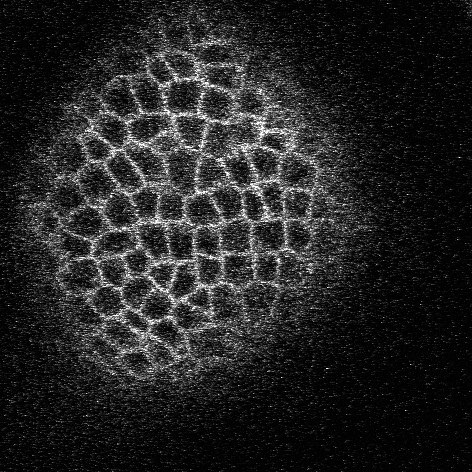
%> input picture modules/PlantcellTracking/public/1.tif, 472 x 472 px
$ octave --eval "result = watershed_seg(imread('public/1.tif'));"   (GNU Octave 9; MATLAB toolbox functions it lacks are replaced by stand-ins)
%> lines starting %> are read from the running program, lines starting %| are printed output that depends on the picture; in (x1, y1, x2, y2) boxes, pixels count from 0 and x2, y2 are one past the last pixel; in counts of white or black regions, pixels touching at a corner belong together; the program's own positions count from 1
### modules/PlantcellTracking/analyticsGathering.m
function[threshMetrics]= analyticsGathering(input)
% HIT F5 to run this file

%% Read and Normalize the image
% [9 lines of commented-out code are left out]
temp=input;
temp=temp(:,:,1);
im = normalize(temp);
% STEP 2:
% Change the range in which you want to find the threshold. 0.2 to 0.8 is
% decided by research and analysis.
threshRange = [0.02 0.08];
sizeIm = size(im);
Masks = zeros(sizeIm(1),sizeIm(2),1);
threshMetrics=zeros(1,13,4);
% [4 lines of commented-out code are left out]
temp=temp(:,:,1);
    tempIm = normalize(temp);
    gBlurIm = imfilter(tempIm,fspecial('gaussian',[10 10],15));
    count=1;
    for threshold = threshRange(1):0.005:threshRange(2)
        MASK1 = watershed(imhmin(gBlurIm,threshold));
        MASK1 = MASK1==0;
        MASK1 = bwareaopen(MASK1,100);
        MASK1 = double(MASK1);
        [B L] = bwboundaries(MASK1, 'holes');
        [centroid area cellPixelArray] = findCellInfo(B,L);
        centroid=centroid;
        threshMetrics(1,count,:)=[threshold length(area), mean(area), std(area)];
        count=count+1;
    end
% end

%save('threshStudyMetrics', 'threshMetrics');

### modules/PlantcellTracking/normalize.m
function[im] = normalize(im)

if ~strcmp(class(im),'double')
    im = double(im);
end
im = im - min(min(im));
im = im ./  max(max(im));
end

### modules/PlantcellTracking/threshStudy.m
function[thresholdVec]=threshStudy(threshStudyMetrics);
% HIT F5 to run this file
%% Loading the metric - this metric is used to find minimum variance threshold
%load threshStudyMetrics
threshMetrics=threshStudyMetrics;
%%
% set plotTrue = 0 - get only values and no graph
% set plotTrue = 1 - get values as well as graph
numImages = size(threshMetrics,1);
% [16 lines of commented-out code are left out]
l=1;
    b=threshMetrics(l,1:13,4);
    minVar(l)=min(b);
    fVec=find(minVar(l)==b);
    if(length(fVec)>1)
        deltaThresh=mean(fVec)-1;
        thresholdVec(l)=0.02+deltaThresh*0.005;
    else
        thresholdVec(l)=0.02+(fVec-1)*0.005;
    end
% end
%% Print the values
%thresholdVec

### modules/PlantcellTracking/ImProc.m
function[phi]=ImProc(t,input)


%% Read and Normalize the image
extension = '.tif';
imNum=1;
imageToRead = strcat(num2str(imNum),'.tif');
%im = double(imread(imageToRead));
im = double(input);
imageInd = [1 1];
% deltaThresh =
%thresholdVec =[0.0650    0.0725    0.0500    0.0650];
thresholdVec=t;
sizeIm = size(im);
Masks = zeros(sizeIm(1),sizeIm(2),1);
clear BGImages;
for k=imageInd(1):imageInd(2)
    %filename = strcat(num2str(k), extension);
    temp=input;
temp=temp(:,:,1);
    tempIm = normalize(temp);
    BGImages(:,:,k) = tempIm;
    gBlurIm = imfilter(tempIm,fspecial('gaussian',[10 10],15));
    III=imhmin(gBlurIm,thresholdVec);
    [B cellStructureTemp MASK1] = subSegmentation(III);
    numCells(k) = length(B);
    Masks(:,:,k) = MASK1;
    cellStructure(k) = cellStructureTemp;
%     ShowOverlayMask(tempIm,MASK1, k);
    phi(:,:,k) = getPhi(tempIm,MASK1);
%     k
end
% save 'BGImages.mat' BGImages;
% save 'numCells.mat' numCells;
% save 'Masks.mat' Masks;
% save 'cellStructure.mat' cellStructure;
% save 'phi.mat' phi;

### modules/PlantcellTracking/subSegmentation.m
function[B cellStructureTemp MASK1] = subSegmentation(im,k)
    MASK1 = watershed(im);
    MASK1 = MASK1==0;
    MASK1=bwareaopen(MASK1,100);
    MASK1 = double(MASK1);
%     figure, imshow(MASK1);
    [B L] = bwboundaries(MASK1, 'holes');

%     numCells(k) = length(B);
%     Masks(:,:,k) = MASK1;
    [centroid area cellPixelArray] = findCellInfo(B,L);
    cellStructureTemp = struct('centroid', {centroid}, 'area', {area}, 'cellBoundaries',{cellPixelArray}, 'label', {L});
end

### modules/PlantcellTracking/getPhi.m
function[phi] = getPhi(BG,MASK)

    [B,I] = bwboundaries(MASK,'holes');
    phi = zeros(size(BG));
    for k = 2:length(B)
        boundary = B{k};
        phi=getImageFromCell(phi,fliplr(boundary));
    end
end

### modules/PlantcellTracking/findCellInfo.m
function [centroidCell areaCell cellPixelArray] = findCellInfo(B,L)
    for k=2:length(B)
        [r c] = find(L==k);
        centroidCell(k-1,:) = [mean(c) mean(r)];
%         plot(centroid(k-1,1), centroid(k-1,2), 'g.');
        boundary = B{k};
        areaCell(k-1,1) = polyarea(boundary(:,1),boundary(:,2));
        cellPixelArray{k-1} = B(k);
    end
end

### modules/PlantcellTracking/watershed_seg.m
function [phi]=watershed_seg(input)

d=size(input);

if numel(d)==2
    thresh=analyticsGathering(input);
    t=threshStudy(thresh);
    phi(:,:,1,1)=ImProc(t,input);
elseif numel(d)==3
    for i=1:d(3)
        thresh=analyticsGathering(input(:,:,i));
        t=threshStudy(thresh);
        phi(:,:,i,1)=ImProc(t,input(:,:,i));
    end
else
    for i=1:d(3)
        for j=1:d(4)
            thresh=analyticsGathering(input(:,:,i,j));

            t=threshStudy(thresh);

            phi(:,:,i,j)=ImProc(t,input(:,:,i,j));
        end
    end
end
%> in analyticsGathering, temp is the input picture: size 472x472 uint8; min 0, max 254, mean 35.7
%> in analyticsGathering, `gBlurIm = imfilter(tempIm,fspecial('gaussian',[10 10],15));`:
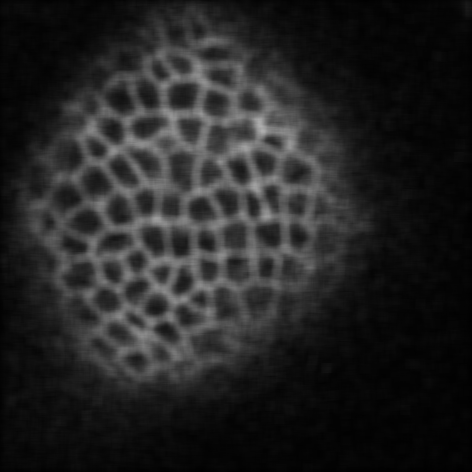
%> gBlurIm: size 472x472 double; min 0.00388, max 0.687, mean 0.14
%> the loop in analyticsGathering, `for threshold = threshRange(1):0.005:threshRange(2)` made 13 passes
%> B on passes 4 to 13: 79 boundaries, 78 boundaries, 76 boundaries, 75 boundaries, 73 boundaries, 73 boundaries, 72 boundaries, 70 boundaries, 70 boundaries, 70 boundaries
%> pass 1, in analyticsGathering, `MASK1 = watershed(imhmin(gBlurIm,threshold));`:
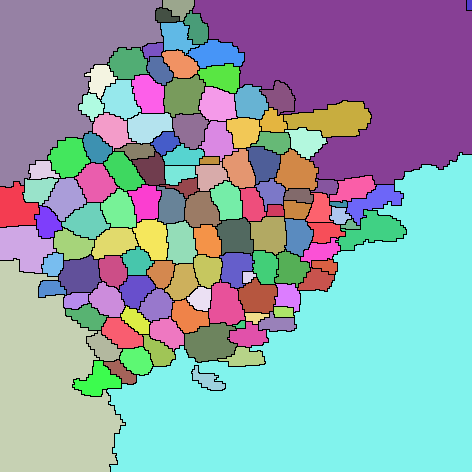
%> MASK1: size 472x472 uint8; 123 distinct labels, from 0 to 122; one colour per label, 0 black
%> pass 1, in analyticsGathering, `MASK1 = MASK1==0;`:
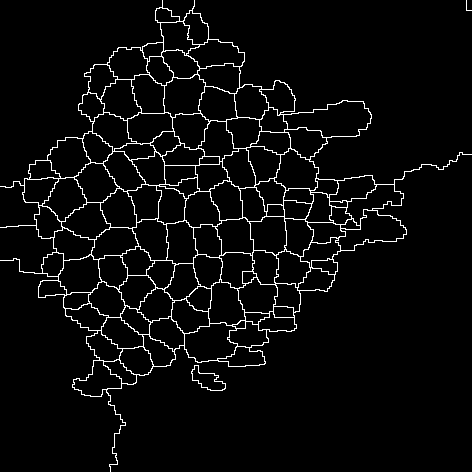
%> MASK1: size 472x472 logical; 4.1% white in thin lines or dots
%> after the loop in analyticsGathering, `for threshold = threshRange(1):0.005:threshRange(2)`: count = 14
%> in threshStudy, `b=threshMetrics(l,1:13,4);`: b = [308 263.3 242.6 227.9 225.1 217.1 218.2 216.4 216.4 238.7 239 239 239]
%> in threshStudy, `fVec=find(minVar(l)==b);`: fVec = [8 9]
%> in threshStudy, `deltaThresh=mean(fVec)-1;`: deltaThresh = 7.5
%> in watershed_seg, `t=threshStudy(thresh);`: t = 0.0575
%> the loop in ImProc, `for k=imageInd(1):imageInd(2)` made 1 pass
%> pass 1, in subSegmentation, `MASK1 = watershed(im);`:
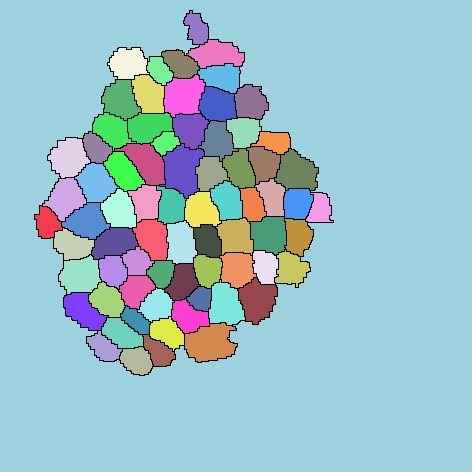
%> MASK1: size 472x472 uint8; 74 distinct labels, from 0 to 73; one colour per label, 0 black
%> pass 1, in subSegmentation, `MASK1 = MASK1==0;`:
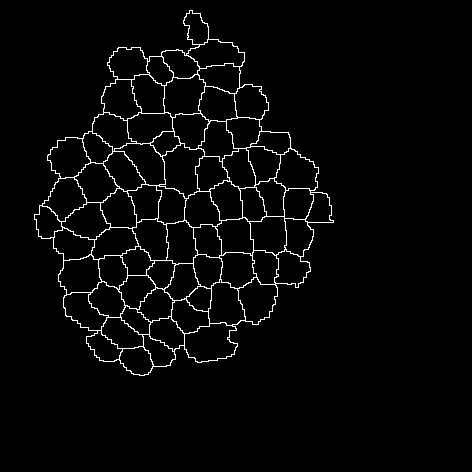
%> MASK1: size 472x472 logical; 2.7% white in thin lines or dots, all inside (x1, y1, x2, y2) = (34, 10, 334, 376)
%> after the loop in ImProc, `for k=imageInd(1):imageInd(2)`:
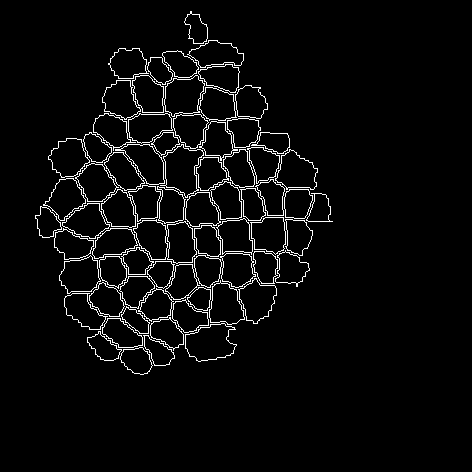
%> phi: size 472x472 double; values 0 (black) and 1 (white), 3.7% white in thin lines or dots, all inside (x1, y1, x2, y2) = (35, 11, 333, 375)
